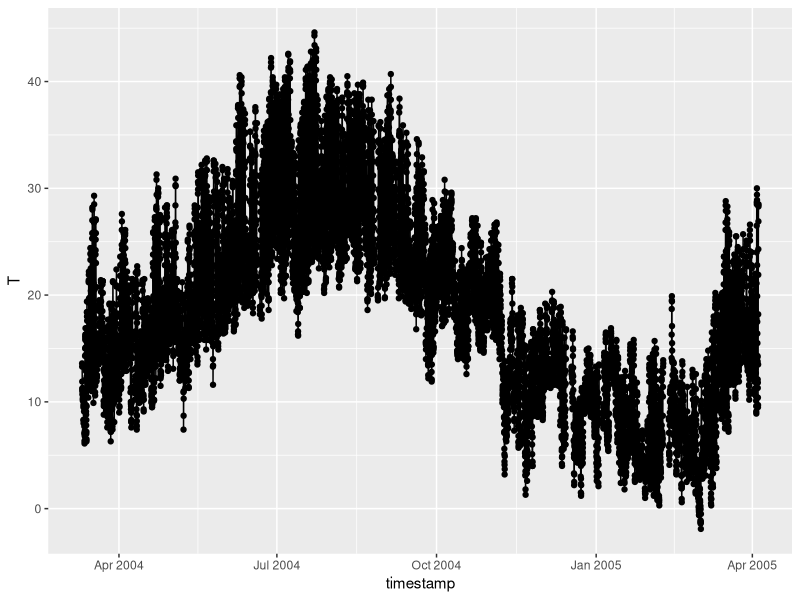
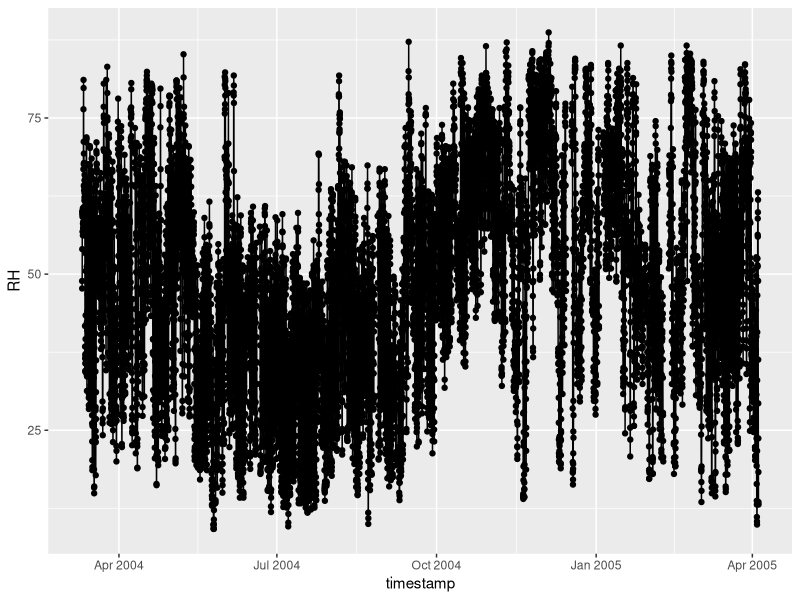
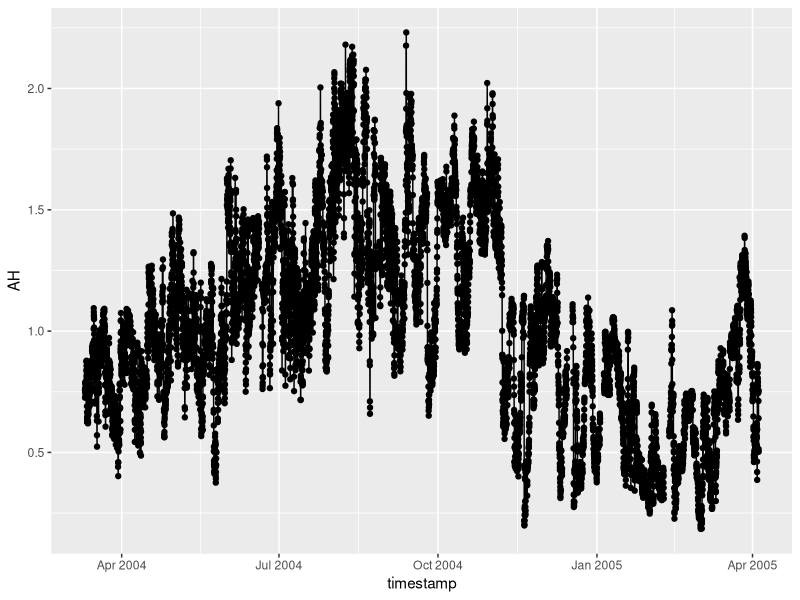
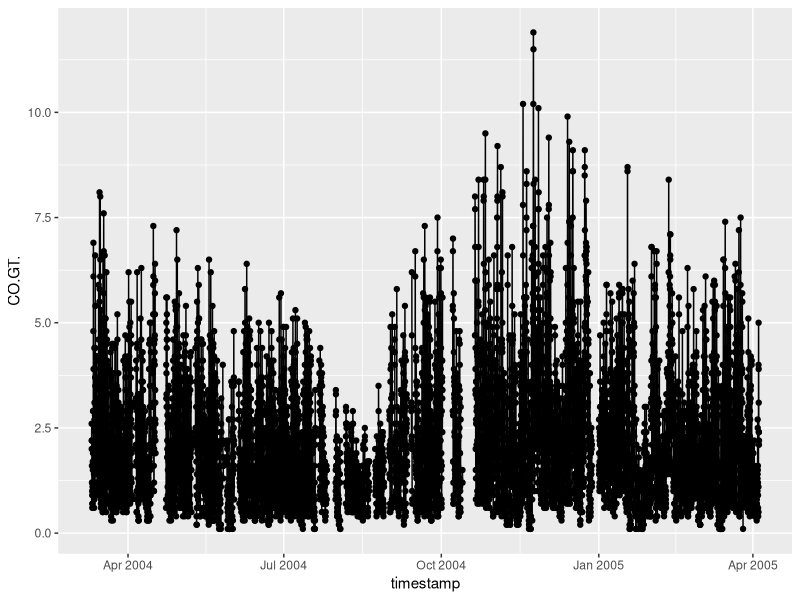
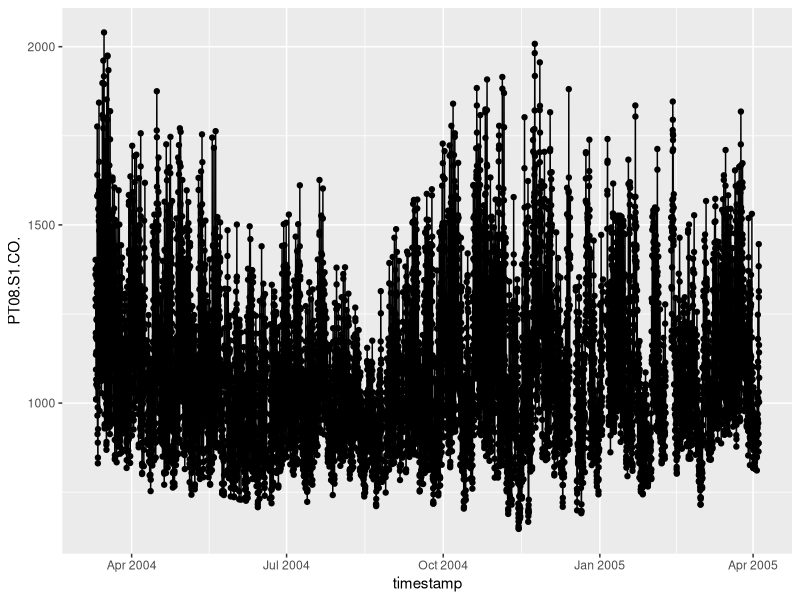
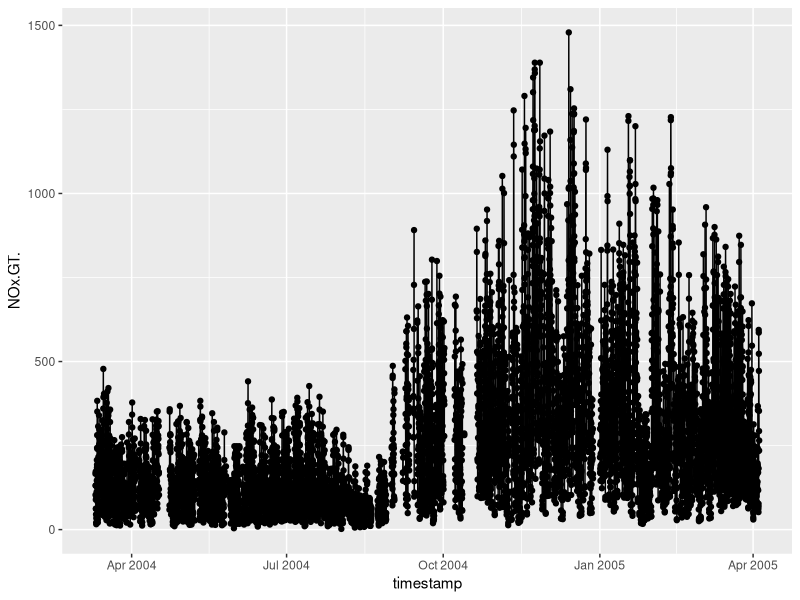
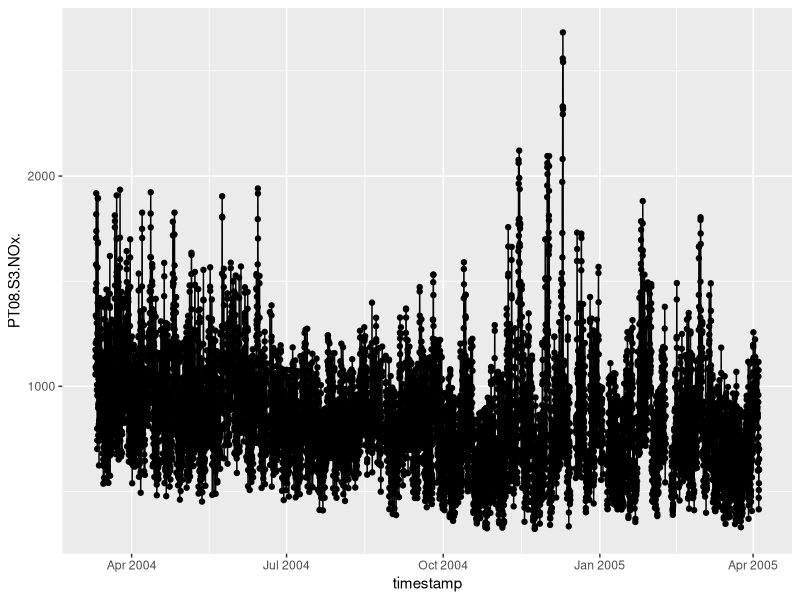
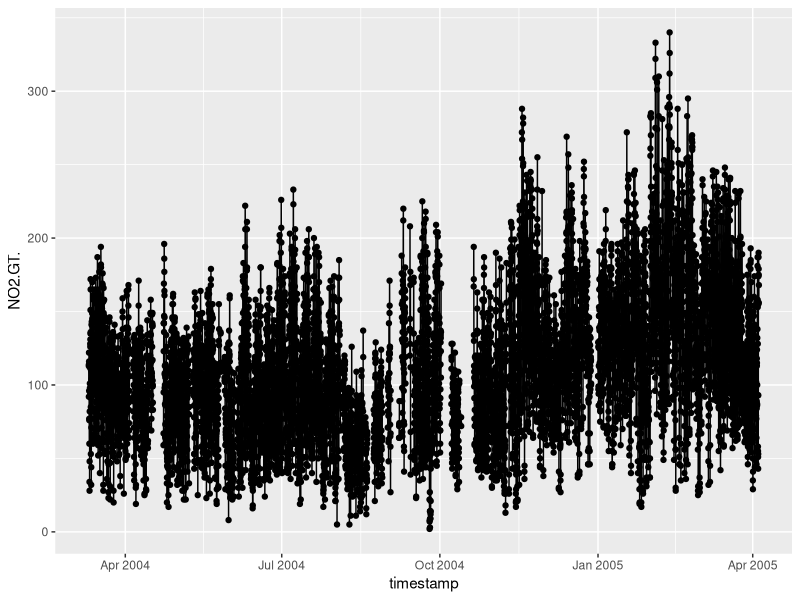

Reproduce these figures in R, in order. (Note: this script raises an error after producing the figures.)
# Final Project

library(lubridate)
library(dplyr)
library(ggplot2)
library(car)

#~~~~~~~~~~~~~~~~~~~~
#### Data Import ####
#~~~~~~~~~~~~~~~~~~~~

## Import raw data
air.q.data <- read.csv("data/AirQualityUCI.csv", header = TRUE, stringsAsFactors = FALSE)

## Column definitions:
# 0 Date	(DD/MM/YYYY) 
# 1 Time	(HH.MM.SS) 
# 2 True hourly averaged concentration CO in mg/m^3 (reference analyzer) 
# 3 PT08.S1 (tin oxide) hourly averaged sensor response (nominally CO targeted)	
# 4 True hourly averaged overall Non Metanic HydroCarbons concentration in microg/m^3 (reference analyzer) 
# 5 True hourly averaged Benzene concentration in microg/m^3 (reference analyzer) 
# 6 PT08.S2 (titania) hourly averaged sensor response (nominally NMHC targeted)	
# 7 True hourly averaged NOx concentration in ppb (reference analyzer) 
# 8 PT08.S3 (tungsten oxide) hourly averaged sensor response (nominally NOx targeted) 
# 9 True hourly averaged NO2 concentration in microg/m^3 (reference analyzer)	
# 10 PT08.S4 (tungsten oxide) hourly averaged sensor response (nominally NO2 targeted)	
# 11 PT08.S5 (indium oxide) hourly averaged sensor response (nominally O3 targeted) 
# 12 Temperature in Â°C	
# 13 Relative Humidity (%) 
# 14 AH Absolute Humidity 

## Note: "GT" collumns contain ground truth measures, while PT08 columns are sensor readings


## Build clean date column
air.q.data$timestamp <- paste(air.q.data$Date, air.q.data$Time, sep = " ") 
air.q.data$timestamp <-mdy_hms(air.q.data$timestamp)





#~~~~~~~~~~~~~~~~~~~~
#### Exploration ####
#~~~~~~~~~~~~~~~~~~~~

## Temp & Humidity
qplot(x = timestamp, y = T, data = air.q.data, geom = c("line", "point"))
qplot(x = timestamp, y = RH, data = air.q.data, geom = c("line", "point"))
qplot(x = timestamp, y = AH, data = air.q.data, geom = c("line", "point"))

## CO measures
qplot(x = timestamp, y = CO.GT., data = air.q.data, geom = c("line", "point"))
qplot(x = timestamp, y = PT08.S1.CO., data = air.q.data, geom = c("line", "point"))

## NOX measures
qplot(x = timestamp, y = NOx.GT., data = air.q.data, geom = c("line", "point"))
qplot(x = timestamp, y = PT08.S3.NOx., data = air.q.data, geom = c("line", "point"))

## NO2 measures
qplot(x = timestamp, y = NO2.GT., data = air.q.data, geom = c("line", "point"))
qplot(x = timestamp, y = PT08.S4.NO2., data = air.q.data, geom = c("line", "point"))
qplot(x = timestamp, y = PT08.S5.O3., data = air.q.data, geom = c("line", "point"))  # O3 aligns to NO2 GT

## C6H6 Measures (Benzene)
qplot(x = timestamp, y = C6H6.GT., data = air.q.data, geom = c("line", "point"))







##################
# Questions:
# 1) How well do the sensors match the ground truth recordings?
# 2) Forecast polution levels
# 3) Bootstrap differences in day/night, days, months
# 4) How does benzene correlate to pollutants?


#~~~~~~~~~~~~~~~~~~~~~~~~~~~~~~
#### 1) Sensor Performance ####
#~~~~~~~~~~~~~~~~~~~~~~~~~~~~~~


f_build_data <- function(data, GT, PT08) {
  new.data <- data[ , c("timestamp", substitute(GT), substitute(PT08))]
  new.data <- new.data[which(new.data[,2] > -200), ]
  new.data <- new.data[which(new.data[,3] > -200), ]
  
  return(new.data)
}

f_normplots <- function(data) {
  par(mfrow = c(2,2))
  hist(data[,2])
  qqPlot(data[,2])
  hist(log(data[,2]))
  qqPlot(log(data[,2]))
  par(mfrow = c(1,1))
  
  par(mfrow = c(2,2))
  hist(data[,3])
  qqPlot(data[,3])
  hist(log(data[,3]))
  qqPlot(log(data[,3]))
  par(mfrow = c(1,1))

}

f_shapiro <- function(data) {
  if (length(data) > 5000) {
    data <- data[sample(1:length(data), size = 5000)]
  }
  
  print(shapiro.test(data))
  
  print(shapiro.test(log(data)))
}

f_predict <- function(data, model, independent) {
  prediction <- as.data.frame(predict(model, data, interval = "predict"))
  data <- cbind(data, prediction)
  data$residuals <- data[,substitute(independent)] - data$fit
  
  return(data)
}

f_plot_prediction_ci <- function(data, feature, target) {
  plot(data[, substitute(feature)], data[, substitute(target)])
  lines(data[, substitute(feature)], data$fit, col = "blue", lwd = 2)
  lines(data[, substitute(feature)], data$lwr, col = "red", lwd = 2)
  lines(data[, substitute(feature)], data$upr, col = "red", lwd = 2)
}


## CO measures
CO.data <- f_build_data(air.q.data, GT = "CO.GT.", PT08 = "PT08.S1.CO.")
f_normplots(CO.data)

# Transformations
f_shapiro(CO.data$CO.GT.)  # Use log
CO.data$log.CO.GT. <- log(CO.data$CO.GT.)

f_shapiro(CO.data$PT08.S1.CO.)  # Use log
CO.data$log.PT08.S1.CO. <- log(CO.data$PT08.S1.CO.)

# Plot relationship between transformed variables
qplot(log.PT08.S1.CO., log.CO.GT., data = CO.data)

# Model relationship
CO.model <- lm(log.CO.GT. ~ log.PT08.S1.CO., data = CO.data)
summary(CO.model)
plot(CO.model)

# Remove outliers & re-train model
outliers <- c(2764:2765, 4513:4518, 5703, 5785:5786, 5793, 6800, 6815:6819, 6825, 6837, 7123)
CO.data.no.outliers <- CO.data[-outliers, ]

CO.model.2 <- lm(log.CO.GT. ~ log.PT08.S1.CO., data = CO.data.no.outliers)
summary(CO.model.2)
plot(CO.model.2)

# Measure performance of new model
CO.data <- f_predict(CO.data, CO.model.2, "log.CO.GT.")

f_plot_prediction_ci(CO.data, "log.PT08.S1.CO.", "log.CO.GT.")











## NOX measures
NOx.data <- f_build_data(air.q.data, GT = "NOx.GT.", PT08 = "PT08.S3.NOx.")
f_normplots(NOx.data)

# Transformations
f_shapiro(NOx.data$NOx.GT.)
NOx.data$log.NOx.GT. <- log(NOx.data$NOx.GT.)

f_shapiro(NOx.data$PT08.S3.NOx.)
NOx.data$log.PT08.S3.NOx. <- log(NOx.data$PT08.S3.NOx.)

# Plot relationship between transformed variables
qplot(log.PT08.S3.NOx., log.NOx.GT., data = NOx.data)

# Model relationship
NOx.model <- lm(log.NOx.GT. ~ log.PT08.S3.NOx., data = NOx.data)
summary(NOx.model)
plot(NOx.model)

# Remove outliers & re-train model
outliers <- c(2897, 5027:5029)
NOx.data.no.outliers <- NOx.data[-outliers, ]

NOx.model.2 <- lm(log.NOx.GT. ~ log.PT08.S3.NOx., data = NOx.data.no.outliers)
summary(CO.model.2)
plot(CO.model.2)

# Measure performance of new model
NOx.data <- f_predict(NOx.data, NOx.model.2, "log.NOx.GT.")

f_plot_prediction_ci(NOx.data, "log.PT08.S3.NOx.", "log.NOx.GT.")


















#~~~~~~~~~~~~~~~~~~~~~~~~~~~~~~
#### 4) Correlation of benzene to pollutants ####
#~~~~~~~~~~~~~~~~~~~~~~~~~~~~~~

## Benzene - CO
C6H6.CO <- f_build_data(air.q.data, GT = "CO.GT.", PT08 = "C6H6.GT.")
f_normplots(C6H6.CO)

# Transformations
f_shapiro(C6H6.CO$CO.GT.)
C6H6.CO$log.CO.GT. <- log(C6H6.CO$CO.GT.)

f_shapiro(C6H6.CO$C6H6.GT.)
C6H6.CO$log.C6H6.GT. <- log(C6H6.CO$C6H6.GT.)

# Plot relationship between transformed variables
qplot(log.C6H6.GT., log.CO.GT., data = C6H6.CO)

co.by.time <- ggplot(C6H6.CO, aes(log.C6H6.GT., log.CO.GT.)) +
  geom_point(aes(colour = month, alpha = 0.3, size = 1)) +
  scale_color_gradient2(mid="red", high="blue", low="blue", midpoint = 6)
co.by.time


#~~~~~~~~~~~~~~~~~~~~~~~~~~~~~~
#### 2) Polution Forecasts ####
#~~~~~~~~~~~~~~~~~~~~~~~~~~~~~~







#~~~~~~~~~~~~~~~~~~~~~~~~~~~~~~
#### 3) Bootstrap differences- daytime, weekday, etc. ####
#~~~~~~~~~~~~~~~~~~~~~~~~~~~~~~

## CO forecasts

qplot(timestamp, log.CO.GT., data = C6H6.CO)
qplot(timestamp, log.C6H6.GT., data = C6H6.CO)

# Add time labels
C6H6.CO$time <- hour(C6H6.CO$timestamp)
C6H6.CO$day <- wday(C6H6.CO$timestamp)
C6H6.CO$month <- month(C6H6.CO$timestamp)

# By time of day
co.by.time <- ggplot(C6H6.CO, aes(jitter(time), log.CO.GT.)) +
  geom_point(aes(colour = month, alpha = 0.5, size = 1)) +
  scale_color_gradient2(mid="red", high="blue", low="blue", midpoint = 6) +
  geom_smooth()
co.by.time

c6h6.by.time <- ggplot(C6H6.CO, aes(jitter(time), log.C6H6.GT.)) +
  geom_point(aes(colour = month, alpha = 0.5, size = 1)) +
  scale_color_gradient2(mid="red", high="blue", low="blue", midpoint = 6) +
  geom_smooth()
c6h6.by.time


# By weekday
co.by.day <- ggplot(C6H6.CO, aes(jitter(as.numeric(day)), log.CO.GT.)) +
  geom_point(aes(colour = month, alpha = 0.5, size = 1)) +
  scale_color_gradient2(mid="red", high="blue", low="blue", midpoint = 6) +
  geom_smooth()
co.by.day

c6h6.by.day <- ggplot(C6H6.CO, aes(jitter(as.numeric(day)), log.C6H6.GT.)) +
  geom_point(aes(colour = month, alpha = 0.5, size = 1)) +
  scale_color_gradient2(mid="red", high="blue", low="blue", midpoint = 6) +
  geom_smooth()
c6h6.by.day

qplot(day, log.CO.GT., data = C6H6.CO)
qplot(day, log.C6H6.GT., data = C6H6.CO)

## NOx forecasts